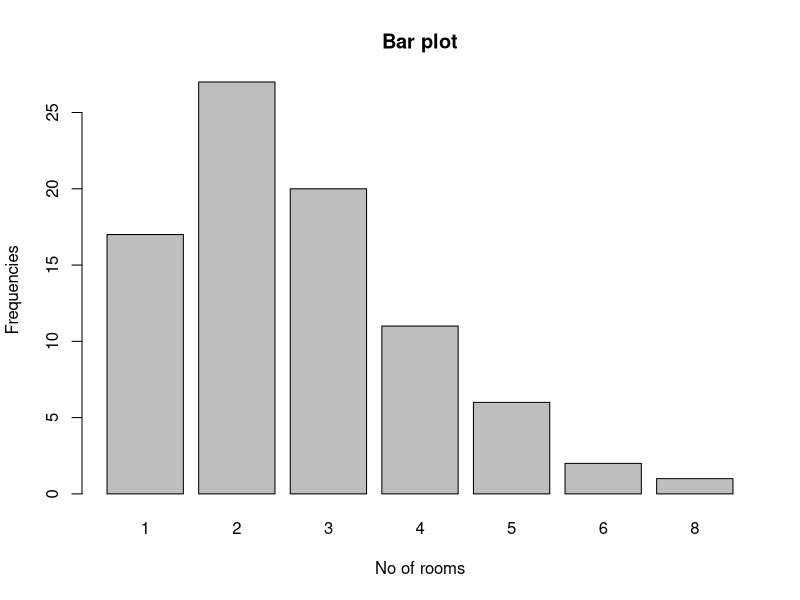
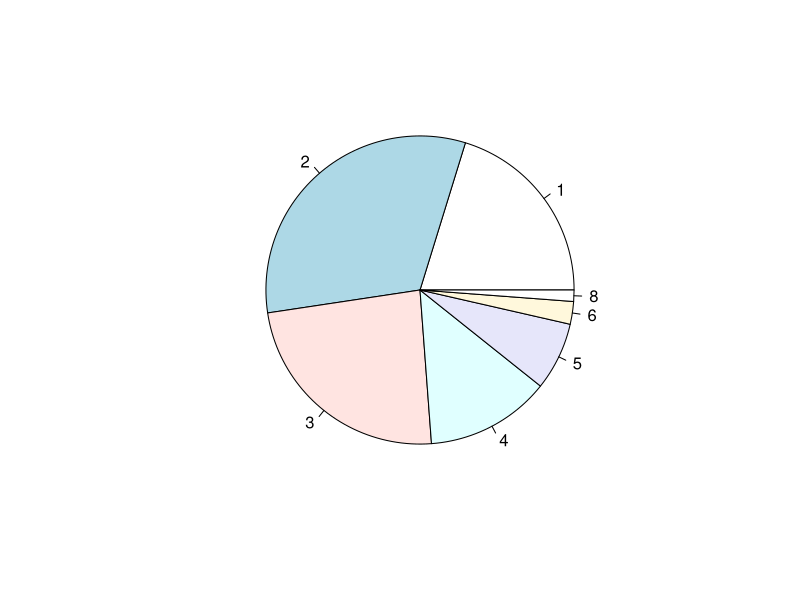

These figures' R source, in order:
number_of_rooms = c(1,2,2,2,2,1,2,3,6,3,1,2,1,3,5,4,1,4,5,2,1,1,2,1,2,5,1,2,1,2,
                    1,2,1, 3,1,4,2,4,5,4,6,4,2,5,5,4,3,2,3,4,2,3,2,3,2,3,2,4,3,
                    2,3,3,2,8,2, 2,1,3,4,1,2,3,2,3,2,2,3,4,3,3,3,3,1,1)

room_frequency <- table(number_of_rooms)
room_frequency

barplot(room_frequency, main = "Bar plot", 
        xlab = "No of rooms", ylab = "Frequencies")

relative_frequency = room_frequency / length(number_of_rooms)
relative_frequency

pie(relative_frequency)